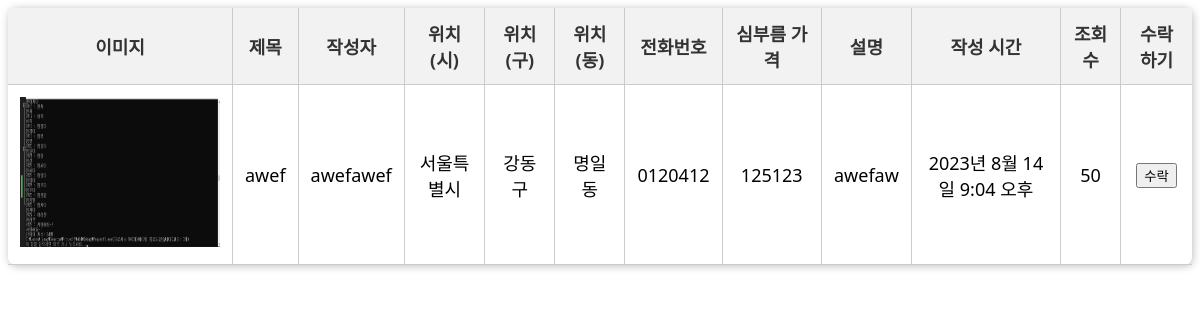
The app's page /auth/board/detail/1/ with its own data.
### board/models.py (models this page shows, shortened)
class Board(models.Model):
    board_nickname = models.CharField(max_length=20, verbose_name='고객 닉네임')
    board_location_si = models.CharField(max_length=60, verbose_name='고객 위치(시)', default='거래 희망 장소(시)를 입력해주세요')
    board_location_gu = models.CharField(max_length=60, verbose_name='고객 위치(구)', default='거래 희망 장소(구)를 입력해주세요')
    board_location_dong = models.CharField(max_length=60, verbose_name='고객 위치(동)', default='거래 희망 장소(동)를 입력해주세요')
    board_number = models.CharField(max_length=15, verbose_name='고객님 전화번호')
    board_image = models.ImageField(null=True, upload_to='images/')
    board_content = models.TextField(verbose_name='내용')
    money = models.TextField(verbose_name='심부름 가격')
    title = models.CharField(max_length=64, verbose_name='글 제목')
    board_category = models.CharField(max_length=32, default='카테고리 등록해주세요', verbose_name='카테고리')
    board_write_dttm = models.DateTimeField(auto_now=True, verbose_name='글 작성시간')
    board_update_dttm = models.DateTimeField(auto_now=True, verbose_name='마지막 수정일')
    view_count = models.PositiveIntegerField(default=0, verbose_name='조회수')
    class Meta:
        db_table = 'Board'
        verbose_name = '게시판'
        verbose_name_plural = '게시판'

### board/views.py (the view)
# urls.py: path('detail/<int:pk>/', board_detail, name='board_detail'),
def board_detail(request, pk):
    board = get_object_or_404(Board, id=pk)
    board.view_count += 1
    board.save()
    context = {
        'board_image' : board.board_image,
        'title' : board.title,
        'board_nickname' : board.board_nickname,
        'board_location_si' : board.board_location_si,
        'board_location_gu' : board.board_location_gu,
        'board_location_dong' : board.board_location_dong,
        'board_number' : board.board_number,
        'board_content' : board.board_content,
        'money' : board.money,
        'board_write_dttm' : board.board_write_dttm,
        'view_count' : board.view_count,
    }
    return render(request, 'board/board_detail.html', context)

### templates/board/board_detail.html (shortened to what this page needs)
<!DOCTYPE html>
<html lang="ko">
<head>
</head>
<body>
  <table>
    <tr>
      <th>이미지</th>
      <th>제목</th>
      <th>작성자</th>
      <th>위치(시)</th>
      <th>위치(구)</th>
      <th>위치(동)</th>
      <th>전화번호</th>
      <th>심부름 가격</th>
      <th>설명</th>
      <th>작성 시간</th>
      <th>조회수</th>
      <th>수락하기</th>
    </tr>
    <tr>
      <td><img src="{{ board_image.url }}" alt="이미지" width="200px" height="150px" /></td>
      <td>{{title}}</td>
      <td>{{board_nickname}}</td>
      <td>{{board_location_si}}</td>
      <td>{{board_location_gu}}</td>
      <td>{{board_location_dong}}</td>
      <td>{{board_number}}</td>
      <td>{{money}}</td>
      <td>{{board_content}}</td>
      <td>{{board_write_dttm}}</td>
      <td>{{view_count}}</td>
      <td>
        <a onclick="alert('사용자와 연락하여 진행하십시오.');" ><button>수락</button></a>
    </td>
    </tr>
  </table>
</body>
</html>

### templates/board/board_detail.html (style rules this page uses)
table { width: 100%; border-collapse: collapse; font-family: 'Segoe UI', Tahoma, Geneva, Verdana, sans-serif; font-size: 18px; margin: auto; padding: 16px; box-shadow: 1px 1px 8px 0px #bdbdbd; border-radius: 8px; }
th { background-color: #f2f2f2; font-weight: bold; color: #333; text-align: center; vertical-align: middle; border-bottom: 1px solid #ccc; border-right: 1px solid #ccc; padding: 12px; }
th:last-child { border-right: 0; }
td { text-align: center; vertical-align: middle; border-bottom: 1px solid #ccc; border-right: 1px solid #ccc; padding: 12px; }
td:last-child { border-right: 0; }
td:first-child { width: 200px; max-width: 200px; }

### records on screen
Board: title "awef", board_nickname "awefawef", board_location_si "서울특별시", board_location_gu "강동구", board_location_dong "명일동", board_number "0120412", money "125123", board_content "awefaw", board_write_dttm "2023년 8월 14일 9:04 오후"

### other values on screen
{{ view_count }} "50"
